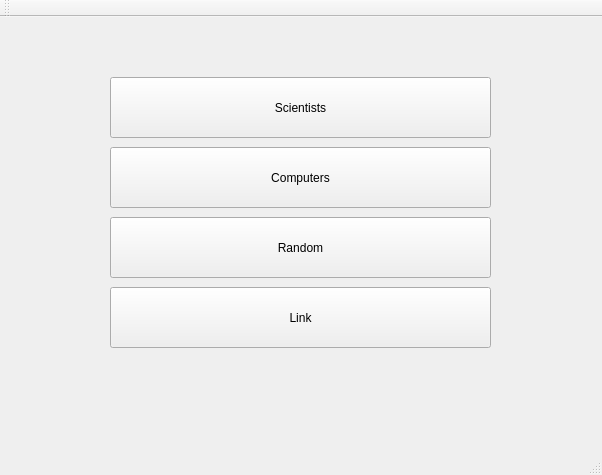
<?xml version="1.0" encoding="UTF-8"?>
<ui version="4.0">
 <class>MainWindow</class>
 <widget class="QMainWindow" name="MainWindow">
  <property name="geometry">
   <rect>
    <x>0</x>
    <y>0</y>
    <width>602</width>
    <height>475</height>
   </rect>
  </property>
  <property name="windowTitle">
   <string>MainWindow</string>
  </property>
  <property name="windowIcon">
   <iconset>
    <normaloff>:/icons/santa.png</normaloff>:/icons/santa.png</iconset>
  </property>
  <widget class="QWidget" name="centralWidget">
   <widget class="QPushButton" name="Button_Scientist">
    <property name="geometry">
     <rect>
      <x>110</x>
      <y>60</y>
      <width>381</width>
      <height>61</height>
     </rect>
    </property>
    <property name="autoFillBackground">
     <bool>true</bool>
    </property>
    <property name="text">
     <string>Scientists</string>
    </property>
   </widget>
   <widget class="QPushButton" name="Buttin_Computer">
    <property name="geometry">
     <rect>
      <x>110</x>
      <y>130</y>
      <width>381</width>
      <height>61</height>
     </rect>
    </property>
    <property name="text">
     <string>Computers</string>
    </property>
   </widget>
   <widget class="QPushButton" name="Button_Random">
    <property name="geometry">
     <rect>
      <x>110</x>
      <y>200</y>
      <width>381</width>
      <height>61</height>
     </rect>
    </property>
    <property name="text">
     <string>Random</string>
    </property>
   </widget>
   <widget class="QPushButton" name="Button_link">
    <property name="geometry">
     <rect>
      <x>110</x>
      <y>270</y>
      <width>381</width>
      <height>61</height>
     </rect>
    </property>
    <property name="text">
     <string>Link</string>
    </property>
   </widget>
  </widget>
  <widget class="QMenuBar" name="menuBar">
   <property name="geometry">
    <rect>
     <x>0</x>
     <y>0</y>
     <width>602</width>
     <height>21</height>
    </rect>
   </property>
  </widget>
  <widget class="QToolBar" name="mainToolBar">
   <attribute name="toolBarArea">
    <enum>TopToolBarArea</enum>
   </attribute>
   <attribute name="toolBarBreak">
    <bool>false</bool>
   </attribute>
  </widget>
  <widget class="QStatusBar" name="statusBar"/>
 </widget>
 <layoutdefault spacing="6" margin="11"/>
 <resources/>
 <connections/>
</ui>
